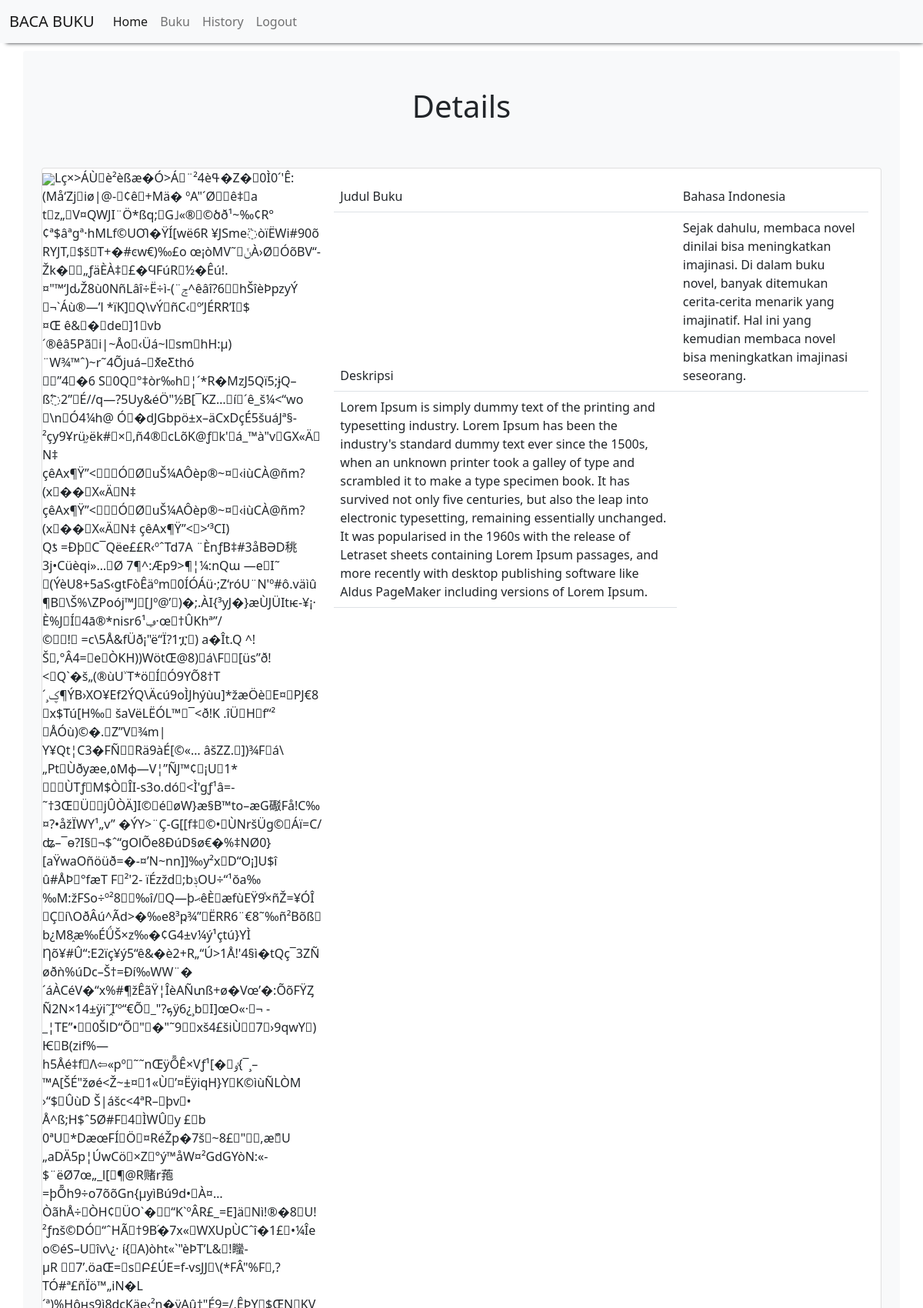
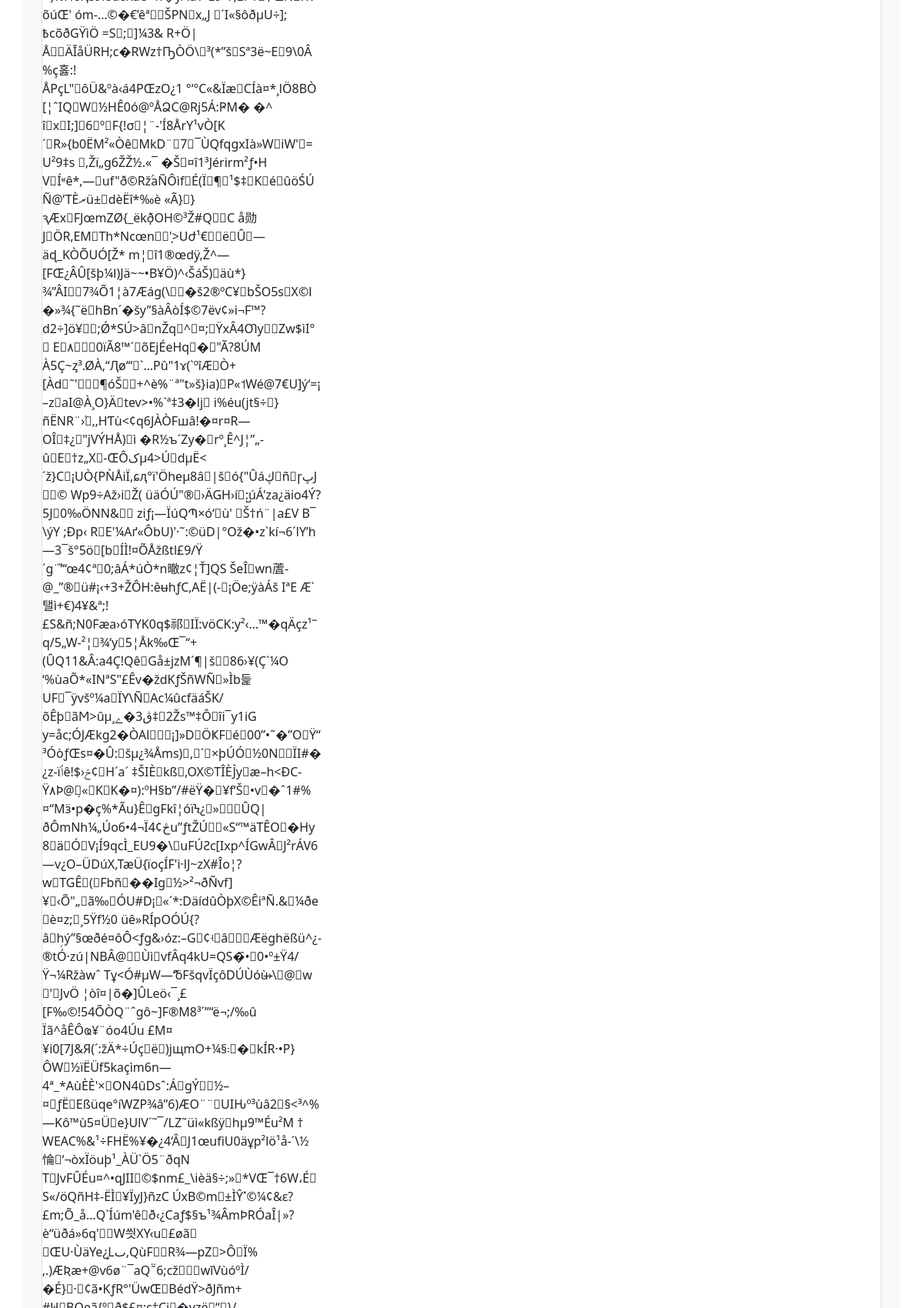
The app's page /baca.php?id_buku=3 (signed in, upper part) with its own data (2 pictures, top to bottom).
### tables this page shows
CREATE TABLE `buku` (
  `id_buku` int(11) NOT NULL,
  `judul_buku` varchar(225) NOT NULL,
  `deskripsi` text NOT NULL,
  `tipe_gambar` varchar(11) NOT NULL,
  `gambar` longblob NOT NULL
);

### baca.php (the view, shortened to what this page needs)
<!DOCTYPE html>
<html lang="en">
<head>
    <link href="https://cdn.jsdelivr.net/npm/bootstrap@5.1.0/dist/css/bootstrap.min.css" rel="stylesheet">
</head>
<body>
    <?php
        include "header.php";
        include "koneksi.php";
        $qry_detail_buku=mysqli_query($conn, "select * from  buku where id_buku = '".$_GET['id_buku']."'");
        $dt_buku=mysqli_fetch_array($qry_detail_buku);
    ?>
    <main class="container">
    <section class="py-5 text-center container">
        <div class="col-lg-6 col-md-8 mx-auto">
            <h1 class="fw-primary">Details </h1>
        </div>
    </section>
    <div class="card mb-3" style="max-width: 100%;">
        <div class="row g-0">
            <div class="col-md-4">
            <img src="image_view.php?id_buku=<?=$dt_buku['gambar']?>" height="auto" width="300px"><br><br><br><hr><br>
            </div>
            <div class="col-md-8">
            <div class="card-body">
            <form action="masukkan_keranjang.php?id_buku=<?=$dt_buku['id_buku']?>" method="POST">
                <table class="table table-hover table-stripped">
                    <thead>
                        <tr>
                            <td>Judul Buku</td>
                            <td><?=$dt_buku['judul_buku']?></td>
                        </tr>
                        <tr>
                            <td>Deskripsi</td>
                            <td><?=$dt_buku['deskripsi']?></td>
                        </tr>
                        <tr>
                            <td>Lorem Ipsum is simply dummy text of the printing and typesetting industry. Lorem Ipsum has been the industry's standard dummy text ever since the 1500s, when an unknown printer took a galley of type and scrambled it to make a type specimen book. It has survived not only five centuries, but also the leap into electronic typesetting, remaining essentially unchanged. It was popularised in the 1960s with the release of Letraset sheets containing Lorem Ipsum passages,
                                and more recently with desktop publishing software like Aldus PageMaker including versions of Lorem Ipsum.</td>
                        </tr>
                    </thead>
                </table>
            </form>
            </div>
            </div>
        </div>
    </div>

### records on screen
buku: gambar "Lç×>ÁÙ\u0015è²èßæ�Ó>Á ¨²4èߟ�Z�\u0002\u00040Ì0´'Ê:(Må‘Zj\u0003iø|@-\u0005¢ê\b+Mä� ºA\"´Ø\u0007\u0003ê‡\u0013a t\u0017z„\u0015V¤QWJI¨Ö*ßq; G˩«®\u0005©ծð¹~‰¢R°¢ª$âªgª·hMLf©UƢ�ŸÍ[wë6R ¥JSme߳òïËWi#90õRYJT‚\u0001$š T+�#ͼw€)‰£o œ¡òMV˜ ݩÀ›Ø\u0013ÓõBV“-Žk�\u000e\u0015„ƒäÈÀ‡\u0012£�ϤFúR\u0004½�Êú!.¤\"™‘JԃŽ8ù0NñLâî÷Ë÷ì-(¨ݮ^êâî?6\u000e\bhŠîèÞpzyÝ ¬`Áù®—’l *ïK]\u0014Q\\vÝ\u0007ñC‹\u0011º’JÉRR’I\u0019$¤Œ ê&\b� de]1 vb´®êâ5Pã\u0013i|~Åo\u000f‹Üá~l\u001asm hH:µ) ¨W¾™ˆ)~r˜4Õjuá–\u0018ޮxeƸthó \u0010 ”4\u0019�6 S 0Q\u001b°‡òr‰h\u0014¦´*R�MzJ5Qï5;ɉQ–ß߱2”\u0012É//q—?5Uy&éӦ\"½B[¯KZ…\bí ´ê_š¼<“wo \u0013\\n\u0013Ó4¼h@ Ó �dJGbpö±x–äCxDçÉ5šuáJª§­²çy9Ұrü֦›ëk#\u0004×\u0003‚ñ4®\u0018cLõK@ƒ\u000fk'\u001aá_ ™à\"v\u0004GX«Ä N‡ çêAx¶Ÿ”<\u0004\u000f\u0016Ó򇀉Ø\u0010uŠ¼AÔèp®~¤\u0017‹iùCÀ@ñm?(x\b��\u0007X«Ä N‡ çêAx¶Ÿ”<\u0004\u000f\u0016Ó򇀉Ø\u0010uŠ¼AÔèp®~¤\u0017‹iùCÀ@ñm?(x\b��\u0007X«Ä N‡ çêAx¶Ÿ”<\u0004>‘³CI) Qƾ =Ðþ\u0004C¯Qëe££R‹ºˆTd7A ¨ÈnƒB‡#3åBӘD䄻3j•Cüèqi»…\u0014Ø 7¶^:Æp9>¶¦¼:nQɯ —e\u0001I˜…", judul_buku "Bahasa Indonesia", deskripsi "Sejak dahulu, membaca novel dinilai bisa meningkatkan imajinasi. Di dalam buku novel, banyak ditemukan cerita-cerita menarik yang imajinatif. Hal ini yang kemudian membaca novel bisa meningkatkan imajinasi seseorang."
